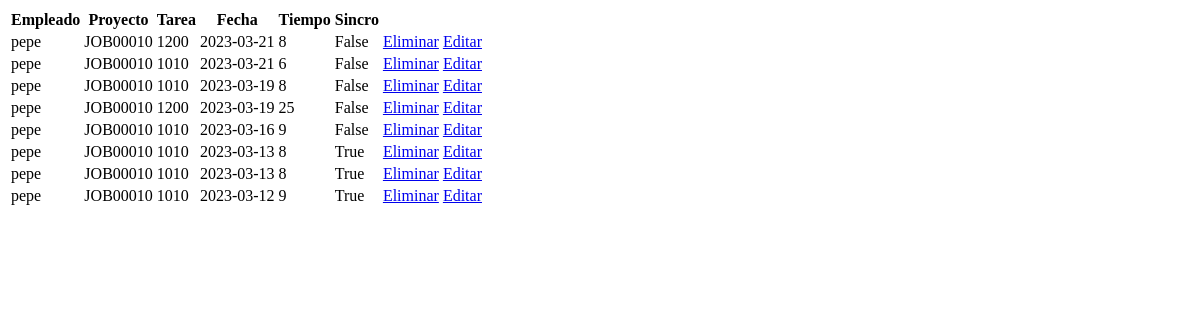
/Herramientas/VerRegistrosTareas (signed in), run on an earlier commit of the app's database.
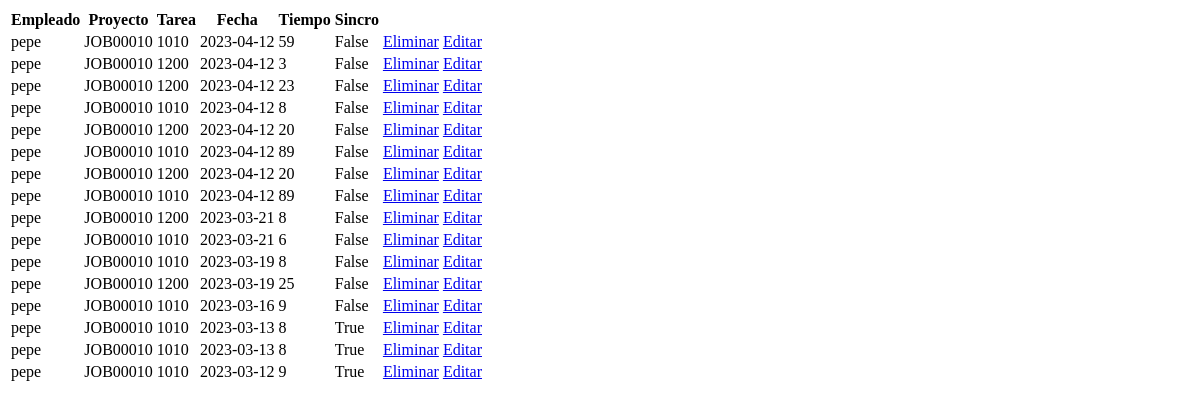
And on a later commit of the database.
### FlaskPresencia/models.py (models this page shows)
class RegistroMarcajePorTarea(db.Model):
    id = db.Column(db.Integer, primary_key=True)
    id_empleado = db.Column(db.String(250), nullable = False)
    tiempo = db.Column(db.String(250), nullable = True)
    fecha = db.Column(db.String(250), nullable = True)
    proyecto = db.Column(db.String(250), nullable = True)
    tarea = db.Column(db.String(250), nullable = True)
    sincronizado = db.Column(db.Boolean, nullable = True, default=False)
    terminal = db.Column(db.String(250), nullable = True, default="Web")

### FlaskPresencia/rutas.py (the view)
@app.route('/Herramientas/VerRegistrosTareas', methods=['GET', 'POST'])
@login_required
def VerRegistrosTareas():
    registros = RegistroMarcajePorTarea.query.all()
    registros = sorted(registros, key=lambda x: x.id, reverse=True)
    admin = False
    if current_user.rol_admin == True:
        admin = True
    empleados = User.query.filter_by().all()
    proyectos = Proyecto.query.filter_by().all()
    tareas = Tarea.query.filter_by().all()
    herramientas = True
    return render_template('VerHorasRegistradas.html', registros=registros, admin=admin, empleados=empleados, proyectos=proyectos, tareas=tareas, herramientas=herramientas)

### FlaskPresencia/rutas.py (called while the page is built)
@login_manager.user_loader
def load_user(user_id):
    return User.query.get(int(user_id))

### FlaskPresencia/templates/VerHorasRegistradas.html (shortened to what this page needs)
<div class="table-responsive">
<table id="data" class="table table-striped">
    <thead>
      <tr>
        <th>Empleado</th>
        <th>Proyecto</th>
        <th>Tarea</th>
        <th>Fecha</th>
        <th>Tiempo</th>
        {% if admin  %}
          <th>Sincro</th>
          <th></th>
          <th></th>
        {% endif %}
      </tr>
    </thead>
    <tbody id="TablaFilter">
      {% for registro in registros %}
        <tr>
          <td>{{ registro.id_empleado }}</td>
          <td>{{ registro.proyecto }}</td>
          <td>{{ registro.tarea }}</td>
          <td>{{ registro.fecha }}</td>
          <td>{{ registro.tiempo }}</td>
          {% if admin  %}
            <td>{{ registro.sincronizado }}</td>
            <td><a href="{{ url_for('VerHorasRegistradas_eliminar_registro', id=registro.id) }}" class="btn btn-danger">Eliminar</a></td>
            <td><a href="{{ url_for('VerHorasRegistradas_editar_registro', id=registro.id) }}" class="btn btn-warning">Editar</a></td>
          {% endif %}
        </tr>
      {% endfor %}
    </tbody>
  </table>
</div>

What changed in the data, as far as the page shows it:
added RegistroMarcajePorTarea: id_empleado "pepe", proyecto "JOB00010", tarea "1010", fecha "2023-04-12", tiempo "59", sincronizado "False"
added RegistroMarcajePorTarea: id_empleado "pepe", proyecto "JOB00010", tarea "1200", fecha "2023-04-12", tiempo "3", sincronizado "False"
added RegistroMarcajePorTarea: id_empleado "pepe", proyecto "JOB00010", tarea "1200", fecha "2023-04-12", tiempo "23", sincronizado "False"
added RegistroMarcajePorTarea: id_empleado "pepe", proyecto "JOB00010", tarea "1010", fecha "2023-04-12", tiempo "8", sincronizado "False"
added RegistroMarcajePorTarea: id_empleado "pepe", proyecto "JOB00010", tarea "1200", fecha "2023-04-12", tiempo "20", sincronizado "False"
added RegistroMarcajePorTarea: id_empleado "pepe", proyecto "JOB00010", tarea "1010", fecha "2023-04-12", tiempo "89", sincronizado "False"
added RegistroMarcajePorTarea: id_empleado "pepe", proyecto "JOB00010", tarea "1200", fecha "2023-04-12", tiempo "20", sincronizado "False"
added RegistroMarcajePorTarea: id_empleado "pepe", proyecto "JOB00010", tarea "1010", fecha "2023-04-12", tiempo "89", sincronizado "False"
